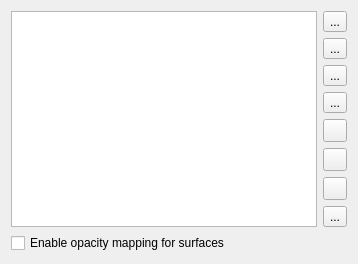
<?xml version="1.0" encoding="UTF-8"?>
<ui version="4.0">
 <class>ColorAnnotationsWidget</class>
 <widget class="QWidget" name="ColorAnnotationsWidget">
  <property name="geometry">
   <rect>
    <x>0</x>
    <y>0</y>
    <width>358</width>
    <height>230</height>
   </rect>
  </property>
  <property name="windowTitle">
   <string>Form</string>
  </property>
  <layout class="QGridLayout" name="gridLayout">
   <item row="0" column="1">
    <layout class="QVBoxLayout" name="verticalLayout">
     <item>
      <widget class="QToolButton" name="Add">
       <property name="toolTip">
        <string>Add new entry</string>
       </property>
       <property name="text">
        <string>...</string>
       </property>
       <property name="icon">
        <iconset resource="../../../Widgets/Resources/QtWidgets.qrc">
         <normaloff>:/QtWidgets/Icons/pqPlus.svg</normaloff>:/QtWidgets/Icons/pqPlus.svg</iconset>
       </property>
      </widget>
     </item>
     <item>
      <widget class="QToolButton" name="Remove">
       <property name="toolTip">
        <string>Remove current entry</string>
       </property>
       <property name="text">
        <string>...</string>
       </property>
       <property name="icon">
        <iconset resource="../../../Widgets/Resources/QtWidgets.qrc">
         <normaloff>:/QtWidgets/Icons/pqMinus.svg</normaloff>:/QtWidgets/Icons/pqMinus.svg</iconset>
       </property>
      </widget>
     </item>
     <item>
      <widget class="QToolButton" name="AddActive">
       <property name="toolTip">
        <string>Add active values from selected source</string>
       </property>
       <property name="text">
        <string>...</string>
       </property>
       <property name="icon">
        <iconset resource="../../../Components/Resources/pqComponents.qrc">
         <normaloff>:/pqWidgets/Icons/pqFilter16.png</normaloff>:/pqWidgets/Icons/pqFilter16.png</iconset>
       </property>
      </widget>
     </item>
     <item>
      <widget class="QToolButton" name="AddActiveFromVisible">
       <property name="toolTip">
        <string>Add active values from visible pipeline objects</string>
       </property>
       <property name="text">
        <string>...</string>
       </property>
       <property name="icon">
        <iconset resource="../../../Components/Resources/pqComponents.qrc">
         <normaloff>:/pqWidgets/Icons/pqFilterEyeball16.png</normaloff>:/pqWidgets/Icons/pqFilterEyeball16.png</iconset>
       </property>
      </widget>
     </item>
     <item>
      <widget class="QToolButton" name="ChoosePreset">
       <property name="toolTip">
        <string>Choose preset</string>
       </property>
       <property name="text">
        <string/>
       </property>
       <property name="icon">
        <iconset resource="../../../Components/Resources/pqComponents.qrc">
         <normaloff>:/pqWidgets/Icons/pqFavorites.svg</normaloff>:/pqWidgets/Icons/pqFavorites.svg</iconset>
       </property>
      </widget>
     </item>
     <item>
      <widget class="QToolButton" name="SaveAsPreset">
       <property name="toolTip">
        <string>Save to preset</string>
       </property>
       <property name="text">
        <string/>
       </property>
       <property name="icon">
        <iconset resource="../../../Components/Resources/pqComponents.qrc">
         <normaloff>:/pqWidgets/Icons/pqSave.svg</normaloff>:/pqWidgets/Icons/pqSave.svg</iconset>
       </property>
      </widget>
     </item>
     <item>
      <widget class="QToolButton" name="SaveAsNewPreset">
       <property name="toolTip">
        <string>Save to new preset</string>
       </property>
       <property name="text">
        <string/>
       </property>
       <property name="icon">
        <iconset resource="../../../Components/Resources/pqComponents.qrc">
         <normaloff>:/pqWidgets/Icons/pqSaveAs.svg</normaloff>:/pqWidgets/Icons/pqSaveAs.svg</iconset>
       </property>
      </widget>
     </item>
     <item>
      <spacer name="verticalSpacer">
       <property name="orientation">
        <enum>Qt::Vertical</enum>
       </property>
       <property name="sizeHint" stdset="0">
        <size>
         <width>20</width>
         <height>1</height>
        </size>
       </property>
      </spacer>
     </item>
     <item>
      <widget class="QToolButton" name="DeleteAll">
       <property name="toolTip">
        <string>Delete all annotations</string>
       </property>
       <property name="text">
        <string>...</string>
       </property>
       <property name="icon">
        <iconset resource="../../../Widgets/Resources/QtWidgets.qrc">
         <normaloff>:/QtWidgets/Icons/pqDelete.svg</normaloff>:/QtWidgets/Icons/pqDelete.svg</iconset>
       </property>
      </widget>
     </item>
    </layout>
   </item>
   <item row="0" column="0">
    <widget class="pqExpandableTableView" name="AnnotationsTable">
     <property name="dragDropMode">
      <enum>QAbstractItemView::InternalMove</enum>
     </property>
     <property name="defaultDropAction">
      <enum>Qt::MoveAction</enum>
     </property>
     <property name="alternatingRowColors">
      <bool>true</bool>
     </property>
     <property name="selectionBehavior">
      <enum>QAbstractItemView::SelectRows</enum>
     </property>
     <property name="maximumRowCountBeforeScrolling" stdset="0">
      <number>10</number>
     </property>
     <attribute name="verticalHeaderVisible">
      <bool>false</bool>
     </attribute>
    </widget>
   </item>
   <item row="1" column="0" colspan="2">
    <widget class="QCheckBox" name="EnableOpacityMapping">
     <property name="toolTip">
      <string>When checked, the opacity function is used to render translucent surfaces.</string>
     </property>
     <property name="text">
      <string>Enable opacity mapping for surfaces</string>
     </property>
    </widget>
   </item>
  </layout>
 </widget>
 <customwidgets>
  <customwidget>
   <class>pqExpandableTableView</class>
   <extends>QTableView</extends>
   <header>pqExpandableTableView.h</header>
  </customwidget>
 </customwidgets>
 <resources>
  <include location="../../../Components/Resources/pqComponents.qrc"/>
  <include location="../pqApplicationComponents.qrc"/>
  <include location="../../../Core/Resources/pqCore.qrc"/>
  <include location="../../../Widgets/Resources/QtWidgets.qrc"/>
 </resources>
 <connections/>
</ui>
